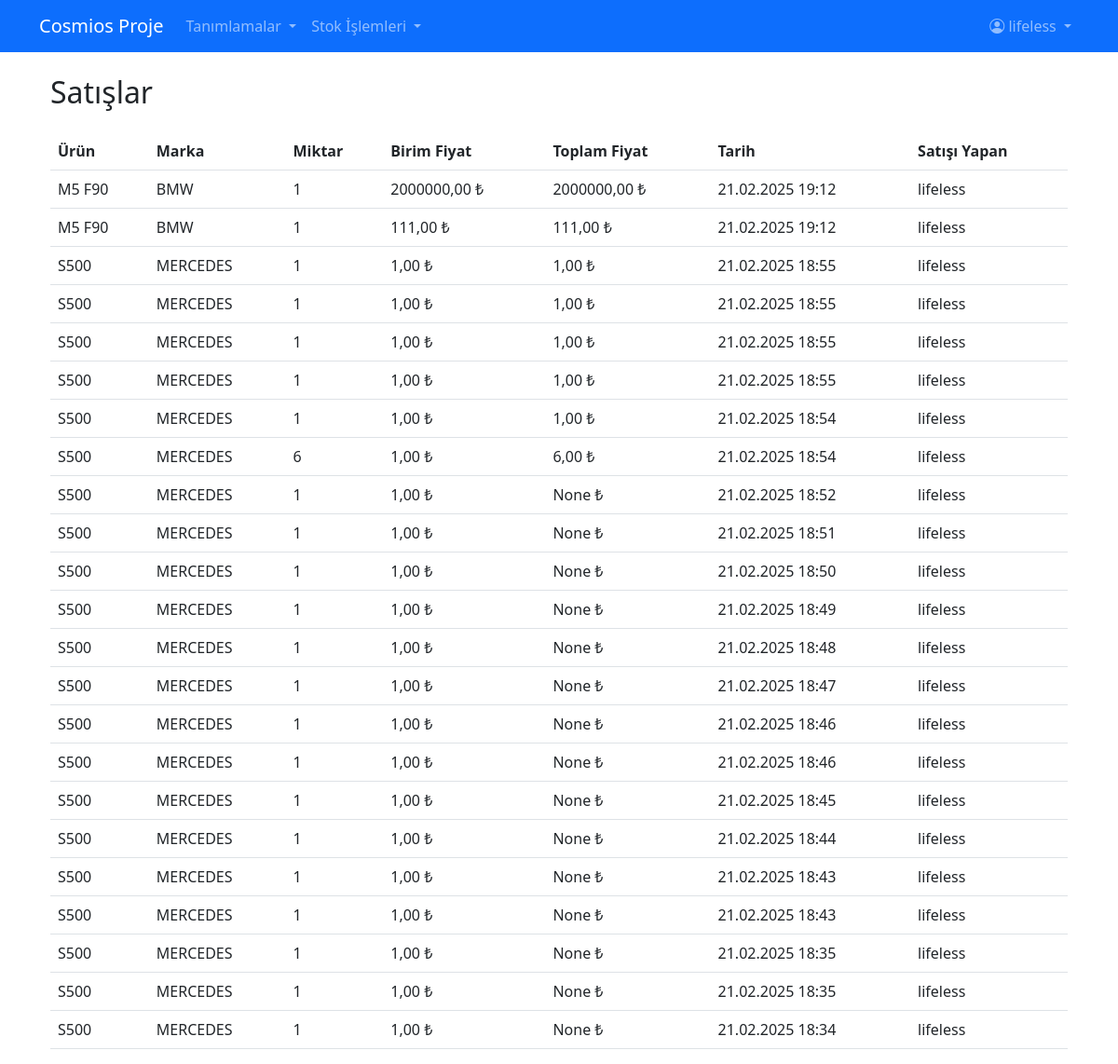
The app's page /sales/ (signed in) with its own data.
### stock/models.py (models this page shows, shortened)
class Sales(models.Model):
    user = models.ForeignKey(User, on_delete=models.CASCADE)
    product = models.ForeignKey(Product, on_delete=models.CASCADE)
    brand = models.ForeignKey(Brand, on_delete=models.CASCADE)
    quantity = models.IntegerField()
    price = models.DecimalField(max_digits=10, decimal_places=2)
    price_total = models.DecimalField(max_digits=10, decimal_places=2, null=True, blank=True)
    created = models.DateTimeField(auto_now_add=True)
    updated = models.DateTimeField(auto_now=True)
    class Meta:
        verbose_name = 'Satış'
        verbose_name_plural = 'Satışlar'
        ordering = ['-created']

class Product(models.Model):
    name = models.CharField(max_length=100)
    category = models.ForeignKey(Category, on_delete=models.CASCADE, related_name='products')
    brand = models.ForeignKey(Brand, on_delete=models.CASCADE, related_name='products')
    stock = models.PositiveIntegerField(default=0)
    image = models.ImageField(upload_to='products/', null=True, blank=True)
    created = models.DateTimeField(auto_now_add=True, null=True)
    updated = models.DateTimeField(auto_now=True, null=True)
    class Meta:
        verbose_name = 'Ürün'
        verbose_name_plural = 'Ürünler'

class Brand(models.Model):
    name = models.CharField(max_length=100)
    image = models.ImageField(upload_to='brands/', null=True, blank=True)
    created = models.DateTimeField(auto_now_add=True, null=True)
    updated = models.DateTimeField(auto_now=True, null=True)
    class Meta:
        verbose_name = 'Marka'
        verbose_name_plural = 'Markalar'

### stock/views.py (the view)
# urls.py: path('sales/', views.sale_list, name='sale_list'),
@login_required
def sale_list(request):
    sales = Sales.objects.all().order_by('-created')
    context = {
        'sales': sales
    }
    return render(request, 'stock/sale_list.html', context)

### templates/stock/sale_list.html (shortened to what this page needs)
{% extends 'base.html' %}
{% block content %}
<div class="container">
    <div class="row">
        <div class="col">
            <h2 class="mb-4">Satışlar</h2>
            <div class="table-responsive">
                <table class="table table-hover">
                    <thead>
                        <tr>
                            <th>Ürün</th>
                            <th>Marka</th>
                            <th>Miktar</th>
                            <th>Birim Fiyat</th>
                            <th>Toplam Fiyat</th>
                            <th>Tarih</th>
                            <th>Satışı Yapan</th>
                        </tr>
                    </thead>
                    <tbody>
                        {% for sale in sales %}
                        <tr>
                            <td>{{ sale.product.name }}</td>
                            <td>{{ sale.brand.name }}</td>
                            <td>{{ sale.quantity }}</td>
                            <td>{{ sale.price }} ₺</td>
                            <td>{{ sale.price_total }} ₺</td>
                            <td>{{ sale.created|date:"d.m.Y H:i" }}</td>
                            <td>{{ sale.user.username }}</td>
                        </tr>
                        {% endfor %}
                    </tbody>
                </table>
            </div>
        </div>
    </div>
</div>
{% endblock %}

### templates/base.html (shortened to what this page needs)
<!DOCTYPE html>
<html lang="tr">
<head>
    <link href="https://cdn.jsdelivr.net/npm/bootstrap@5.3.0/dist/css/bootstrap.min.css" rel="stylesheet">
    <link rel="stylesheet" href="https://cdn.jsdelivr.net/npm/bootstrap-icons@1.11.0/font/bootstrap-icons.css">
</head>
<body>
    <nav class="navbar navbar-expand-lg navbar-dark bg-primary">
        <div class="container">
            <a class="navbar-brand" href="{% url 'index' %}">Cosmios Proje</a>
            {% if user.is_authenticated %}
            <div class="collapse navbar-collapse" id="navbarNav">
                <ul class="navbar-nav">
                    <li class="nav-item dropdown">
                        <a class="nav-link dropdown-toggle" href="#" role="button" data-bs-toggle="dropdown">
                            Tanımlamalar
                        </a>
                    </li>
                    <li class="nav-item dropdown">
                        <a class="nav-link dropdown-toggle" href="#" role="button" data-bs-toggle="dropdown">
                            Stok İşlemleri
                        </a>
                    </li>
                </ul>
                <ul class="navbar-nav ms-auto">
                    <li class="nav-item dropdown">
                        <a class="nav-link dropdown-toggle" href="#" role="button" data-bs-toggle="dropdown">
                            <i class="bi bi-person-circle"></i> {{ user.username }}
                        </a>
                    </li>
                </ul>
            </div>
            {% endif %}
        </div>
    </nav>
    <div class="container mt-4">
        {% block content %}
        {% endblock %}
    </div>
</body>
</html>

### records on screen
Sales: product.name "M5 F90", brand.name "BMW", quantity "1", price "2000000,00", price_total "2000000,00", created "21.02.2025 19:12", user.username "lifeless"
Sales: product.name "M5 F90", brand.name "BMW", quantity "1", price "111,00", price_total "111,00", created "21.02.2025 19:12", user.username "lifeless"
Sales: product.name "S500", brand.name "MERCEDES", quantity "1", price "1,00", price_total "1,00", created "21.02.2025 18:55", user.username "lifeless"
Sales: product.name "S500", brand.name "MERCEDES", quantity "1", price "1,00", price_total "1,00", created "21.02.2025 18:55", user.username "lifeless"
Sales: product.name "S500", brand.name "MERCEDES", quantity "1", price "1,00", price_total "1,00", created "21.02.2025 18:55", user.username "lifeless"
Sales: product.name "S500", brand.name "MERCEDES", quantity "1", price "1,00", price_total "1,00", created "21.02.2025 18:55", user.username "lifeless"
Sales: product.name "S500", brand.name "MERCEDES", quantity "1", price "1,00", price_total "1,00", created "21.02.2025 18:54", user.username "lifeless"
Sales: product.name "S500", brand.name "MERCEDES", quantity "6", price "1,00", price_total "6,00", created "21.02.2025 18:54", user.username "lifeless"
Sales: product.name "S500", brand.name "MERCEDES", quantity "1", price "1,00", price_total "None", created "21.02.2025 18:52", user.username "lifeless"
Sales: product.name "S500", brand.name "MERCEDES", quantity "1", price "1,00", price_total "None", created "21.02.2025 18:51", user.username "lifeless"
Sales: product.name "S500", brand.name "MERCEDES", quantity "1", price "1,00", price_total "None", created "21.02.2025 18:50", user.username "lifeless"
Sales: product.name "S500", brand.name "MERCEDES", quantity "1", price "1,00", price_total "None", created "21.02.2025 18:49", user.username "lifeless"
Sales: product.name "S500", brand.name "MERCEDES", quantity "1", price "1,00", price_total "None", created "21.02.2025 18:48", user.username "lifeless"
Sales: product.name "S500", brand.name "MERCEDES", quantity "1", price "1,00", price_total "None", created "21.02.2025 18:47", user.username "lifeless"
Sales: product.name "S500", brand.name "MERCEDES", quantity "1", price "1,00", price_total "None", created "21.02.2025 18:46", user.username "lifeless"
Sales: product.name "S500", brand.name "MERCEDES", quantity "1", price "1,00", price_total "None", created "21.02.2025 18:46", user.username "lifeless"
Sales: product.name "S500", brand.name "MERCEDES", quantity "1", price "1,00", price_total "None", created "21.02.2025 18:45", user.username "lifeless"
Sales: product.name "S500", brand.name "MERCEDES", quantity "1", price "1,00", price_total "None", created "21.02.2025 18:44", user.username "lifeless"
Sales: product.name "S500", brand.name "MERCEDES", quantity "1", price "1,00", price_total "None", created "21.02.2025 18:43", user.username "lifeless"
Sales: product.name "S500", brand.name "MERCEDES", quantity "1", price "1,00", price_total "None", created "21.02.2025 18:43", user.username "lifeless"
Sales: product.name "S500", brand.name "MERCEDES", quantity "1", price "1,00", price_total "None", created "21.02.2025 18:35", user.username "lifeless"
Sales: product.name "S500", brand.name "MERCEDES", quantity "1", price "1,00", price_total "None", created "21.02.2025 18:35", user.username "lifeless"
Sales: product.name "S500", brand.name "MERCEDES", quantity "1", price "1,00", price_total "None", created "21.02.2025 18:34", user.username "lifeless"

### other values on screen
{{ user.username }} "lifeless"
